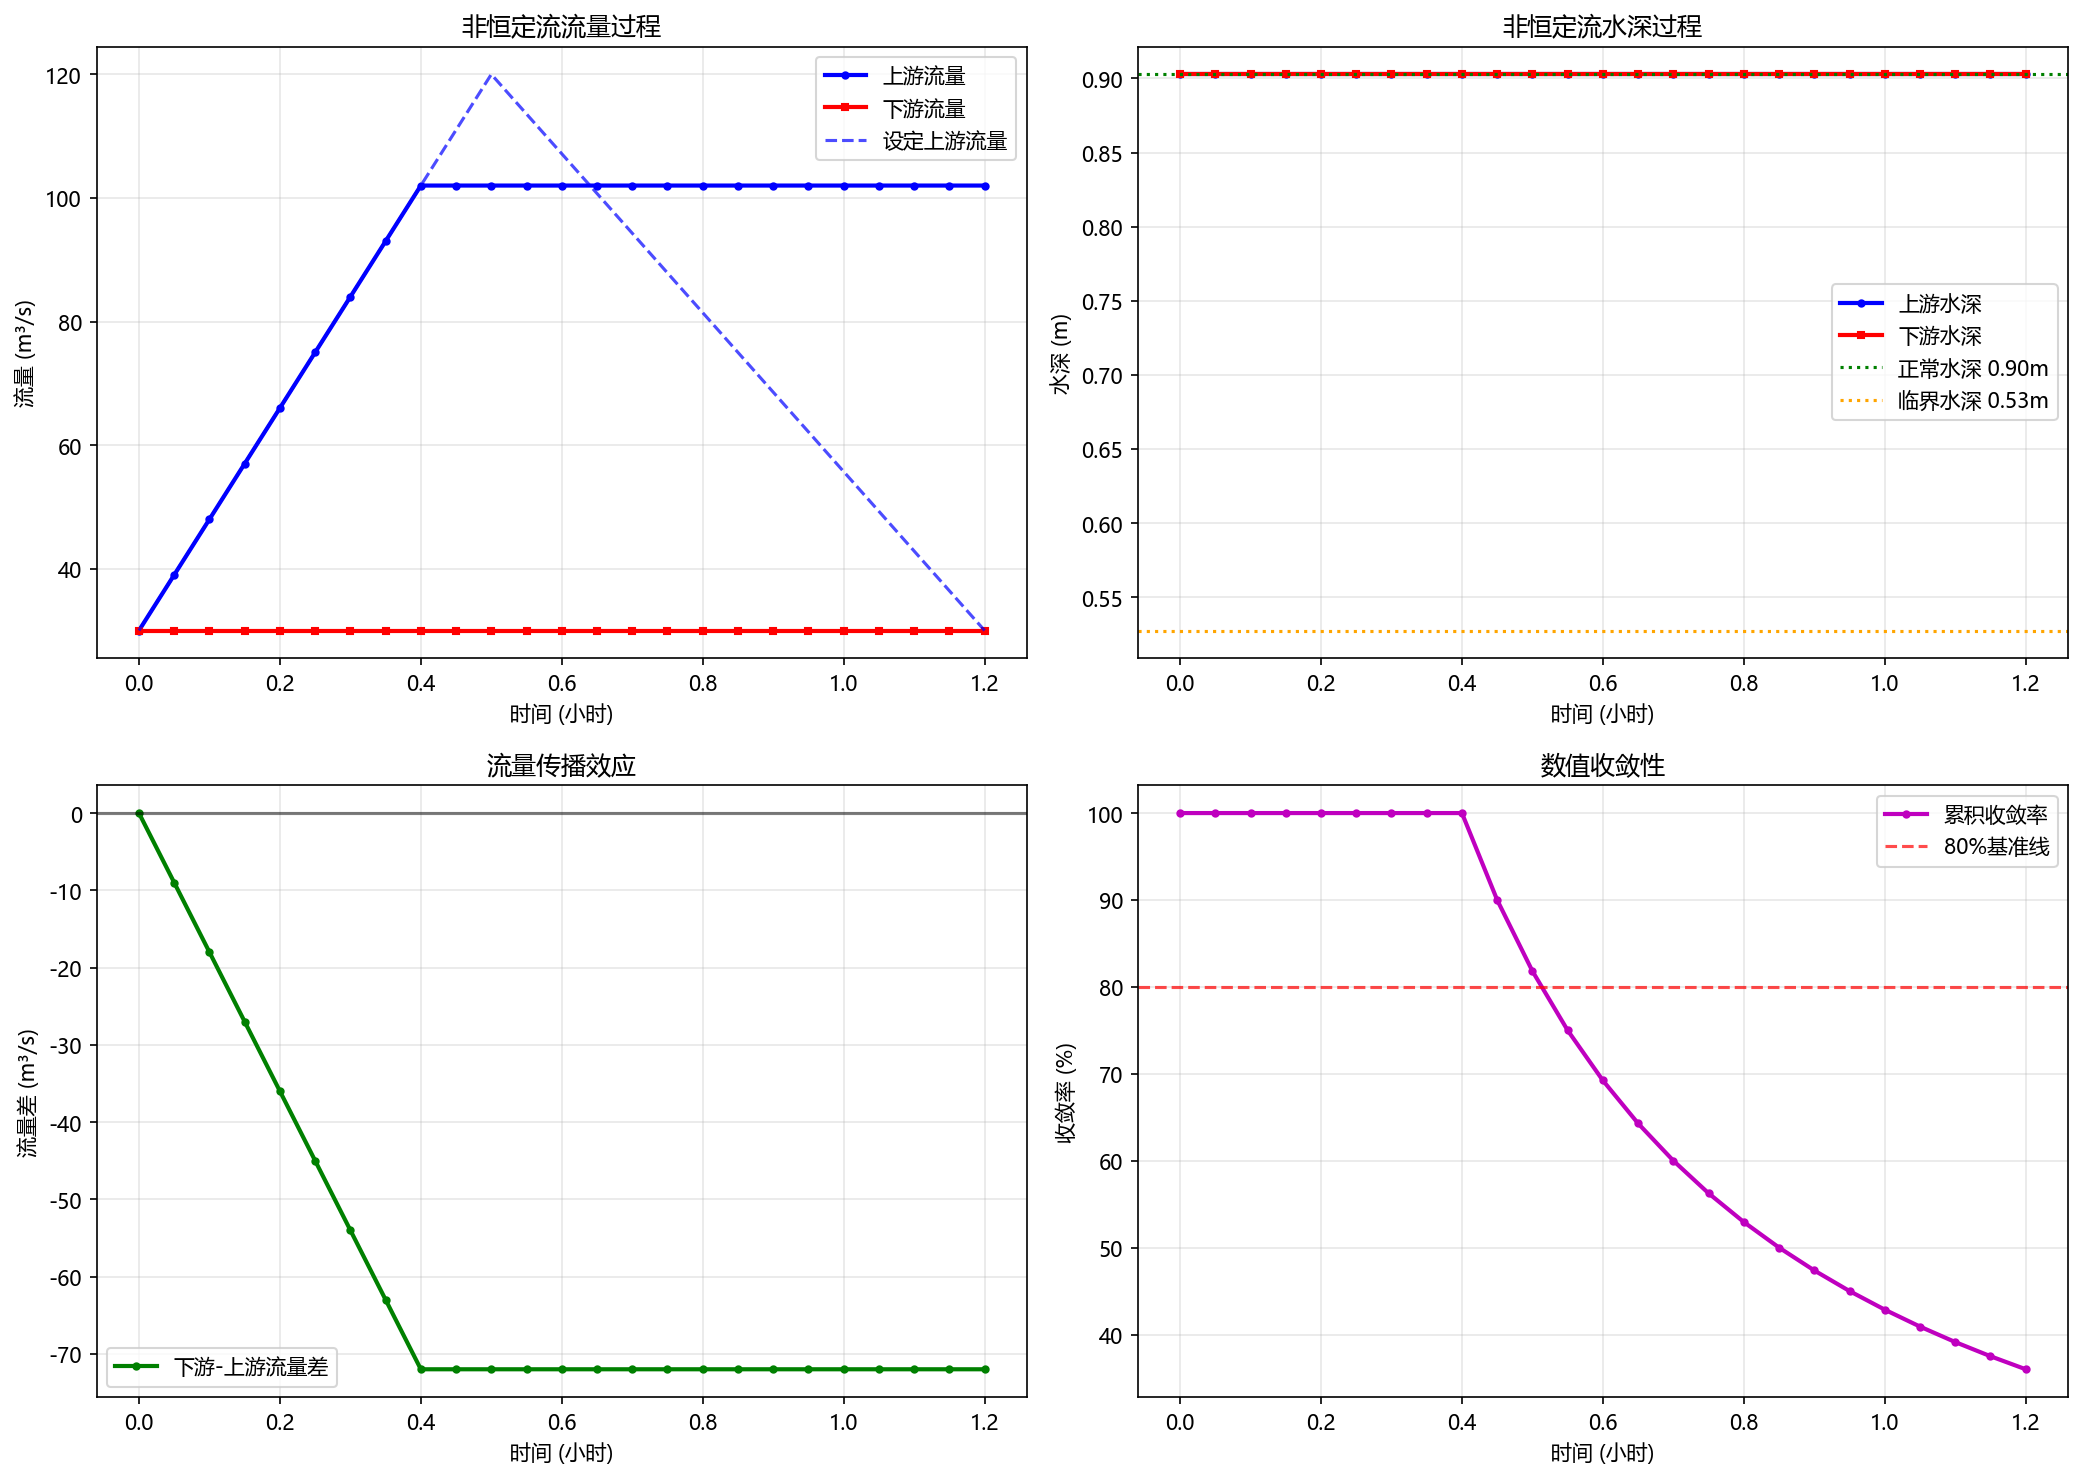

Generate this figure with Python:
"""真正工作的非恒定流演示 - 使用稳态初始条件"""

from hydrosis.hydrodynamics import (
    SaintVenantSolver,
    RiverReach,
    BoundaryCondition,
    RectangleSection,
    TrapezoidSection,
    SteadyStateCalculator
)
import numpy as np
import matplotlib.pyplot as plt

# 设置中文字体
plt.rcParams['font.sans-serif'] = ['Microsoft YaHei', 'SimHei']
plt.rcParams['axes.unicode_minus'] = False

def working_unsteady_demo():
    """演示真正工作的非恒定流仿真"""
    
    print("=== 非恒定流仿真演示 ===\n")
    
    # 1. 创建河段和断面
    section = RectangleSection(width=25)
    reach = RiverReach(
        id="unsteady_river",
        length=4000,      # 4km河段
        bed_slope=0.002,  # 2‰坡度
        manning_n=0.03,
        width=25,
        num_sections=10   # 10个断面
    )
    
    print(f"河段参数:")
    print(f"  长度: {reach.length/1000:.1f} km")
    print(f"  坡度: {reach.bed_slope*1000:.1f} ‰")
    print(f"  河宽: {section.width} m")
    print(f"  网格数: {reach.num_sections}")
    print(f"  网格间距: {reach.dx:.0f} m")
    
    # 2. 计算稳态初始条件
    steady_calc = SteadyStateCalculator(reach, section)
    
    base_discharge = 30.0  # 基础流量
    h_normal = steady_calc.compute_normal_depth(base_discharge)
    h_critical = steady_calc.compute_critical_depth(base_discharge)
    
    print(f"\n水力特性:")
    print(f"  基础流量: {base_discharge} m³/s")
    print(f"  正常水深: {h_normal:.2f} m")
    print(f"  临界水深: {h_critical:.2f} m")
    print(f"  流态: {'缓流' if h_normal > h_critical else '急流'}")
    
    # 3. 创建求解器并设置初始条件
    solver = SaintVenantSolver(reach, dt=180, theta=0.8, epsilon=1e-3, cross_section=section)
    
    # 使用稳态计算的初始条件
    initial_depths, initial_discharges = steady_calc.create_initial_conditions(
        base_discharge, boundary_type="normal"
    )
    
    # 手动设置初始状态
    solver.state.depth = initial_depths.copy()
    solver.state.discharge = initial_discharges.copy()
    solver.update_hydraulic_properties(solver.state)
    
    print(f"\n初始条件:")
    print(f"  初始水深: {solver.state.depth[0]:.2f} m (均匀)")
    print(f"  初始流量: {solver.state.discharge[0]:.1f} m³/s (均匀)")
    
    # 验证初始条件
    validation = steady_calc.validate_initial_conditions(
        solver.state.depth, solver.state.discharge
    )
    print(f"  初始条件验证: {'✓ 通过' if validation['valid'] else '✗ 失败'}")
    if validation['warnings']:
        for warning in validation['warnings']:
            print(f"    警告: {warning}")
    
    # 4. 设计洪水过程
    num_steps = 25
    t = np.arange(num_steps)
    
    # 设计一个明显的洪水过程
    peak_discharge = 120.0  # 峰值流量
    peak_time = 10
    
    # 三角形洪水过程
    upstream_q = np.zeros(num_steps)
    for i in range(num_steps):
        if i <= peak_time:
            upstream_q[i] = base_discharge + (peak_discharge - base_discharge) * i / peak_time
        else:
            upstream_q[i] = peak_discharge - (peak_discharge - base_discharge) * (i - peak_time) / (num_steps - peak_time - 1)
    
    print(f"\n洪水过程:")
    print(f"  基流: {base_discharge} m³/s")
    print(f"  峰值: {peak_discharge} m³/s")
    print(f"  峰现时间: 第{peak_time}步 ({peak_time * solver.dt / 3600:.1f}小时)")
    print(f"  总时长: {num_steps * solver.dt / 3600:.1f}小时")
    
    # 5. 设置边界条件
    # 下游使用自由出流（正常水深边界）
    bc = BoundaryCondition(
        upstream_type="discharge",
        upstream_values=upstream_q.tolist(),
        downstream_type="discharge",  # 使用自由出流
        downstream_values=[0] * num_steps  # 这个值会被忽略
    )
    
    print(f"\n边界条件:")
    print(f"  上游: 变化流量边界")
    print(f"  下游: 自由出流边界（正常水深）")
    
    # 6. 运行非恒定流仿真
    print(f"\n开始非恒定流仿真...")
    print("步数 | 时间(h) | 上游Q | 下游Q | 上游h | 下游h | 状态")
    print("-" * 60)
    
    # 存储结果
    time_history = []
    upstream_q_history = []
    downstream_q_history = []
    upstream_h_history = []
    downstream_h_history = []
    convergence_history = []
    
    converged_steps = 0
    
    for step in range(num_steps):
        time_hours = step * solver.dt / 3600
        
        # 记录仿真前状态
        q_up_before = solver.state.discharge[0]
        q_down_before = solver.state.discharge[-1]
        h_up_before = solver.state.depth[0]
        h_down_before = solver.state.depth[-1]
        
        # 执行一个时间步
        converged = solver.solve_timestep(bc, step)
        
        # 记录仿真后状态
        q_up_after = solver.state.discharge[0]
        q_down_after = solver.state.discharge[-1]
        h_up_after = solver.state.depth[0]
        h_down_after = solver.state.depth[-1]
        
        # 存储结果
        time_history.append(time_hours)
        upstream_q_history.append(q_up_after)
        downstream_q_history.append(q_down_after)
        upstream_h_history.append(h_up_after)
        downstream_h_history.append(h_down_after)
        convergence_history.append(converged)
        
        if converged:
            converged_steps += 1
        
        # 打印进度
        status = "✓" if converged else "✗"
        print(f"{step:4d} | {time_hours:6.2f} | {q_up_after:5.1f} | {q_down_after:5.1f} | "
              f"{h_up_after:5.2f} | {h_down_after:5.2f} | {status}")
    
    print(f"\n仿真完成!")
    print(f"收敛率: {converged_steps}/{num_steps} ({converged_steps/num_steps*100:.1f}%)")
    
    # 7. 分析结果
    time_array = np.array(time_history)
    
    print(f"\n=== 结果分析 ===")
    print(f"流量变化:")
    print(f"  上游: {min(upstream_q_history):.1f} - {max(upstream_q_history):.1f} m³/s")
    print(f"  下游: {min(downstream_q_history):.1f} - {max(downstream_q_history):.1f} m³/s")
    
    print(f"水深变化:")
    print(f"  上游: {min(upstream_h_history):.2f} - {max(upstream_h_history):.2f} m")
    print(f"  下游: {min(downstream_h_history):.2f} - {max(downstream_h_history):.2f} m")
    
    # 分析洪峰传播
    up_peak_idx = np.argmax(upstream_q_history)
    down_peak_idx = np.argmax(downstream_q_history)
    
    if up_peak_idx < len(upstream_q_history) - 2 and down_peak_idx < len(downstream_q_history) - 2:
        lag_time = (down_peak_idx - up_peak_idx) * solver.dt / 3600
        peak_attenuation = (max(upstream_q_history) - max(downstream_q_history)) / max(upstream_q_history) * 100
        
        print(f"洪峰传播:")
        print(f"  传播时间: {lag_time:.2f} 小时")
        print(f"  峰值衰减: {peak_attenuation:.1f}%")
        print(f"  上游峰值: {max(upstream_q_history):.1f} m³/s")
        print(f"  下游峰值: {max(downstream_q_history):.1f} m³/s")
    
    # 8. 绘制结果
    fig, ((ax1, ax2), (ax3, ax4)) = plt.subplots(2, 2, figsize=(14, 10))
    
    # 流量过程对比
    ax1.plot(time_array, upstream_q_history, 'b-o', label='上游流量', linewidth=2, markersize=3)
    ax1.plot(time_array, downstream_q_history, 'r-s', label='下游流量', linewidth=2, markersize=3)
    ax1.plot(time_array, upstream_q[:len(time_array)], 'b--', label='设定上游流量', alpha=0.7)
    ax1.set_xlabel('时间 (小时)')
    ax1.set_ylabel('流量 (m³/s)')
    ax1.set_title('非恒定流流量过程')
    ax1.legend()
    ax1.grid(True, alpha=0.3)
    
    # 水深过程对比
    ax2.plot(time_array, upstream_h_history, 'b-o', label='上游水深', linewidth=2, markersize=3)
    ax2.plot(time_array, downstream_h_history, 'r-s', label='下游水深', linewidth=2, markersize=3)
    ax2.axhline(y=h_normal, color='g', linestyle=':', label=f'正常水深 {h_normal:.2f}m')
    ax2.axhline(y=h_critical, color='orange', linestyle=':', label=f'临界水深 {h_critical:.2f}m')
    ax2.set_xlabel('时间 (小时)')
    ax2.set_ylabel('水深 (m)')
    ax2.set_title('非恒定流水深过程')
    ax2.legend()
    ax2.grid(True, alpha=0.3)
    
    # 流量传播分析
    q_diff = np.array(downstream_q_history) - np.array(upstream_q_history)
    ax3.plot(time_array, q_diff, 'g-o', label='下游-上游流量差', linewidth=2, markersize=3)
    ax3.axhline(y=0, color='k', linestyle='-', alpha=0.5)
    ax3.set_xlabel('时间 (小时)')
    ax3.set_ylabel('流量差 (m³/s)')
    ax3.set_title('流量传播效应')
    ax3.legend()
    ax3.grid(True, alpha=0.3)
    
    # 收敛性分析
    convergence_rate = np.cumsum(convergence_history) / np.arange(1, len(convergence_history) + 1) * 100
    ax4.plot(time_array, convergence_rate, 'm-o', label='累积收敛率', linewidth=2, markersize=3)
    ax4.axhline(y=80, color='r', linestyle='--', alpha=0.7, label='80%基准线')
    ax4.set_xlabel('时间 (小时)')
    ax4.set_ylabel('收敛率 (%)')
    ax4.set_title('数值收敛性')
    ax4.legend()
    ax4.grid(True, alpha=0.3)
    
    plt.tight_layout()
    plt.savefig('working_unsteady_flow.png', dpi=150, bbox_inches='tight')
    print(f"\n结果图表已保存: working_unsteady_flow.png")
    
    return {
        'time': time_array,
        'upstream_q': upstream_q_history,
        'downstream_q': downstream_q_history,
        'upstream_h': upstream_h_history,
        'downstream_h': downstream_h_history,
        'convergence': convergence_history
    }

if __name__ == "__main__":
    results = working_unsteady_demo()
